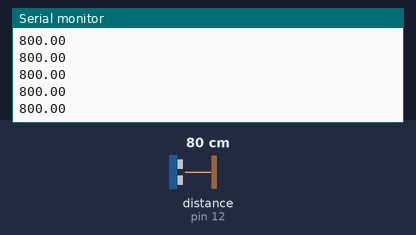
Simulated run of this sketch. Board: Arduino Uno, built with avr-gcc and run on an emulated ATmega328P. Parts: the last lines printed to the serial monitor. The test bench sets the inputs (shaded band); at power-on: distance to the obstacle (sensor on pin 12) 80 cm. The echo pulse lasts 58.3 µs per cm.

Above: at 1.2 s.
1.3 s: distance to the obstacle (sensor on pin 12) set to 2 cm
At 1.72 s:
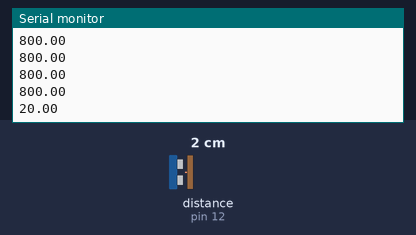
2.8 s: distance to the obstacle (sensor on pin 12) set to 4 cm
At 2.97 s:
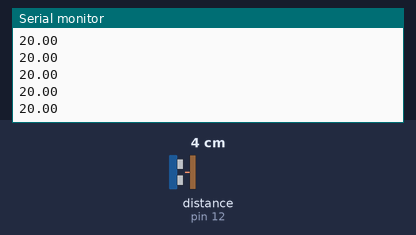
Timing chart, 0 to 5.8 s (numbered marks = the images above; inputs shaded):
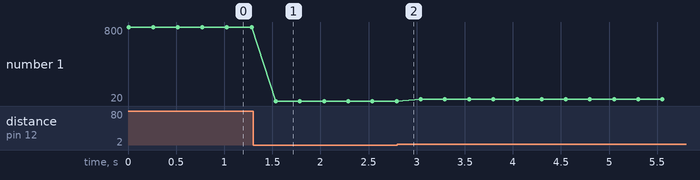

The sketch:

live1_arduino_ultrasonic.ino
```cpp
#include <hcsr04.h>

#define TRIG_PIN 11
#define ECHO_PIN 12

HCSR04 hcsr04(TRIG_PIN, ECHO_PIN, 20, 4000);

void setup(){
    Serial.begin(9600);
}

void loop() {
    //Serial.println(hcsr04.ToString());
    Serial.println(hcsr04.distanceInMillimeters());

    delay(250);
}
```

Measured:
- after the input at 1.3 s, the serial monitor: prints a new line after 0.24 s (image 1)
- plotted number 1: 800 → 20 after the input at 1.3 s, 20 → 40 after the input at 2.8 s
